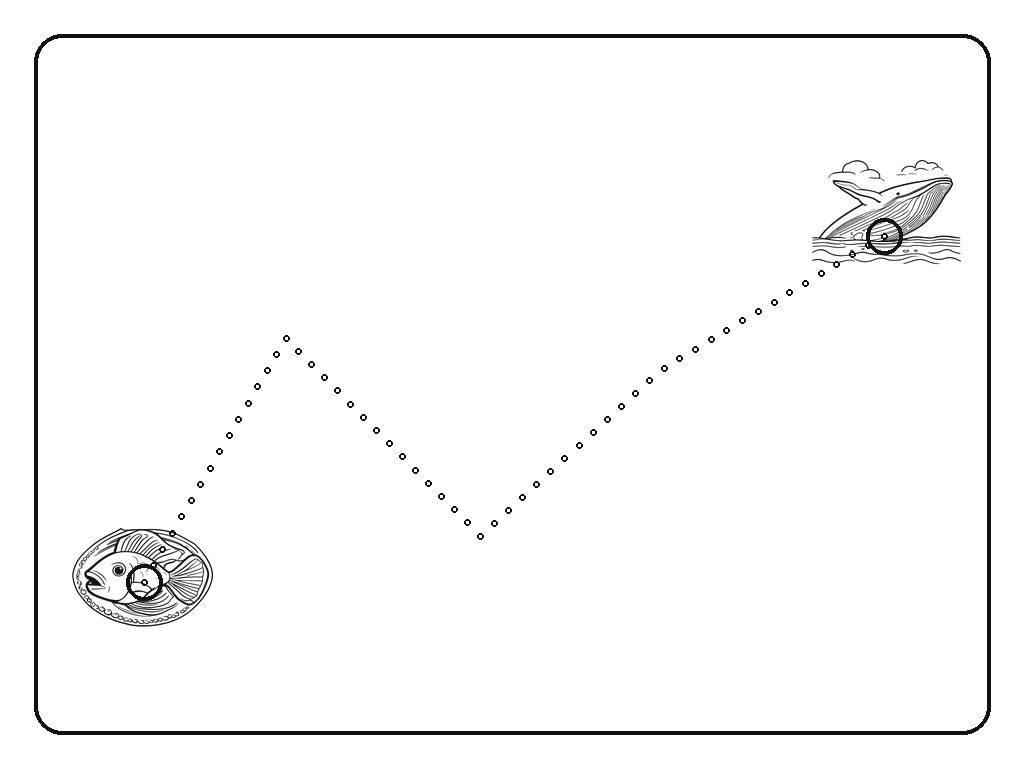
#> input picture assets/img/playroom/animal-tracing/03.png, 1024 x 768 px, given in place of 03.png.png, which was not available
$ python -i build_comfyui_final_printables.py   (imports and definitions only)
#> lines starting #> are read from the running program, lines starting #| are printed output that depends on the picture; pictures that were not available may be replaced by others from this repository, and a replacement may not be noted
from __future__ import annotations

import math
import random
from pathlib import Path

from PIL import Image, ImageDraw, ImageFont, ImageOps

WIDTH = 1024
HEIGHT = 768
INK = (18, 18, 18)
REPO_ROOT = Path(__file__).resolve().parents[1]
ASSET_ROOT = REPO_ROOT / 'assets' / 'img' / 'playroom'
SRC_ROOT = ASSET_ROOT / 'comfy-src'


def font(size: int):
#> called with size = 86
    for name in ['C:/Windows/Fonts/arial.ttf', 'C:/Windows/Fonts/segoeui.ttf', 'C:/Windows/Fonts/malgun.ttf']:
        path = Path(name)
        if path.exists():
            return ImageFont.truetype(str(path), size=size)
    return ImageFont.load_default()


BIG_FONT = font(86)
MID_FONT = font(44)
SMALL_FONT = font(24)
ICON_CACHE: dict[str, Image.Image] = {}
SCENE_CACHE: dict[str, Image.Image] = {}


# [5 lines left out: function blank_page, not called in this run]


def fit_box(image: Image.Image, max_w: int, max_h: int) -> Image.Image:
    scale = min(max_w / image.width, max_h / image.height)
    return image.resize((max(1, int(image.width * scale)), max(1, int(image.height * scale))), Image.Resampling.LANCZOS)


# [11 lines left out: function paste_center, not called in this run]


def load_icon(name: str) -> Image.Image:
    if name in ICON_CACHE:
        return ICON_CACHE[name]
    path = SRC_ROOT / 'icons' / f'{name}.png'
    gray = Image.open(path).convert('L')
    gray = ImageOps.autocontrast(gray)
    alpha = ImageOps.invert(gray)
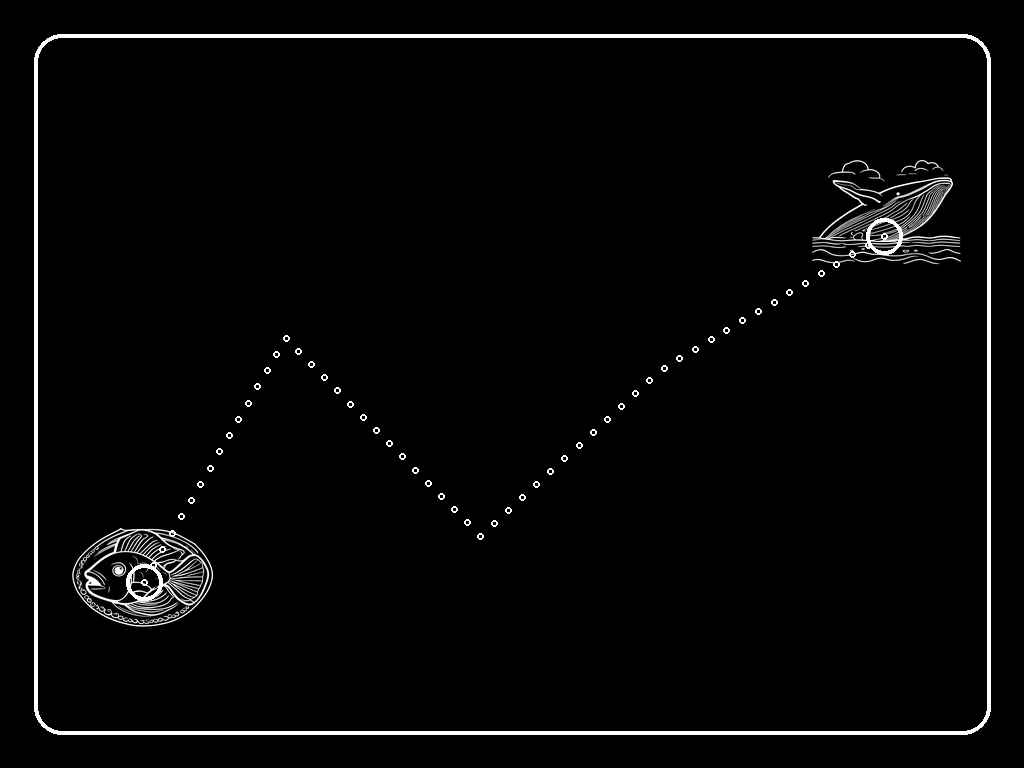
#> alpha: PIL image 1024x768 L; min 0, max 255, mean 6.8
    alpha = alpha.point(lambda p: 0 if p < 24 else min(255, int((p - 24) * 1.8)))
    rgba = Image.new('RGBA', gray.size, (*INK, 0))
    rgba.putalpha(alpha)
    bbox = rgba.getbbox()
#> bbox = (34, 34, 991, 735)
    if bbox:
        rgba = rgba.crop(bbox)
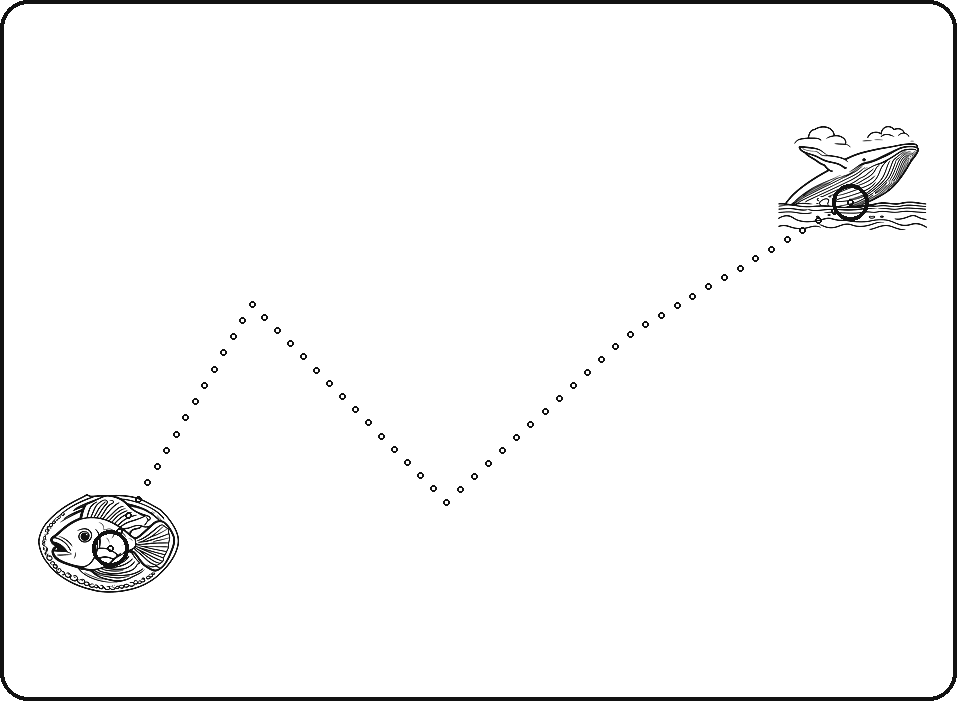
#> rgba: PIL image 957x701 RGBA; mean R, G, B, A 18, 18, 18, 8.5; transparent parts drawn white
    ICON_CACHE[name] = rgba
    return rgba


# [11 lines left out: function load_scene, not called in this run]


def line(draw, points, width=5):
    draw.line(points, fill=INK, width=width, joint='curve')


def circle(draw, x, y, r, width=4):
    draw.ellipse((x - r, y - r, x + r, y + r), outline=INK, width=width)


def rect(draw, box, width=4, radius=18):
    draw.rounded_rectangle(box, outline=INK, width=width, radius=radius)


# [53 lines left out: functions cloud, sun, flower_simple, house, tree, pond and 1 more, not called in this run]


def kite(draw, x, y, s=1.0):
    line(draw, [(x, y - 52 * s), (x + 42 * s, y), (x, y + 52 * s), (x - 42 * s, y), (x, y - 52 * s)], width=4)
    line(draw, [(x, y + 52 * s), (x + 34 * s, y + 102 * s), (x - 6 * s, y + 136 * s), (x + 26 * s, y + 168 * s)], width=3)


# [291 lines left out: functions train, candy, paste_scene, coloring_page, hidden_page, generate_maze and 5 more, not called in this run]


# [2 lines not run here, left out]

>>> result = load_icon('../assets/img/playroom/animal-tracing/03.png')

$ run again, on assets/img/playroom/animal-tracing/09.png
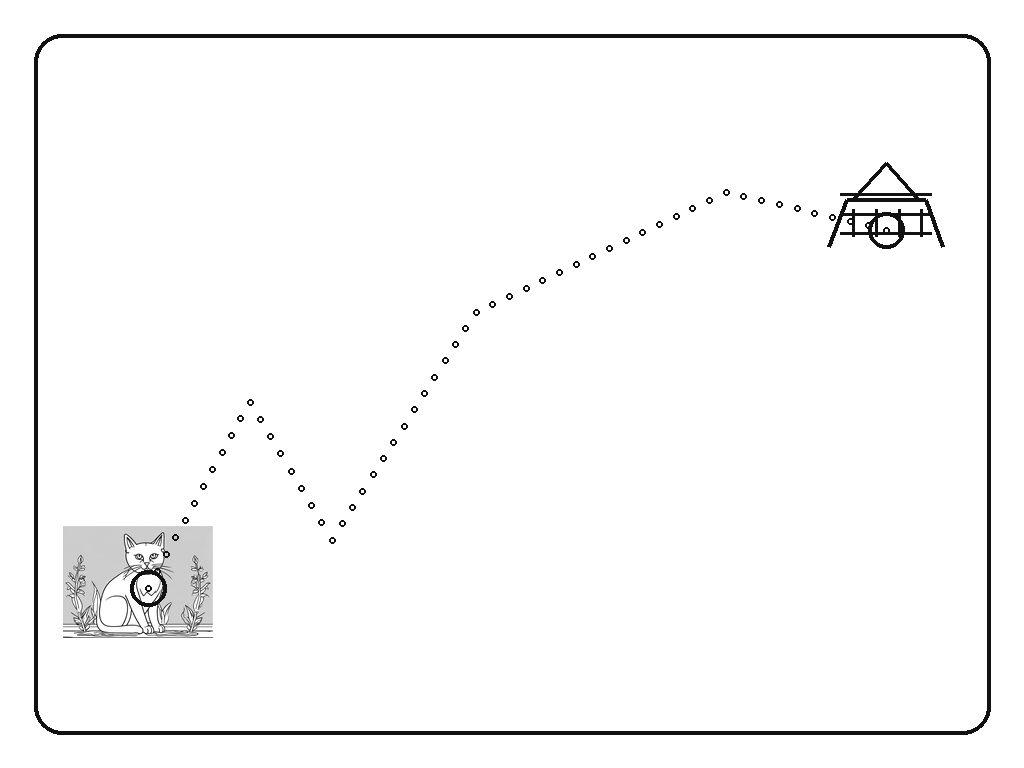
#> input picture assets/img/playroom/animal-tracing/09.png, 1024 x 768 px, given in place of 09.png.png, which was not available
#> in load_icon, `alpha = ImageOps.invert(gray)`:
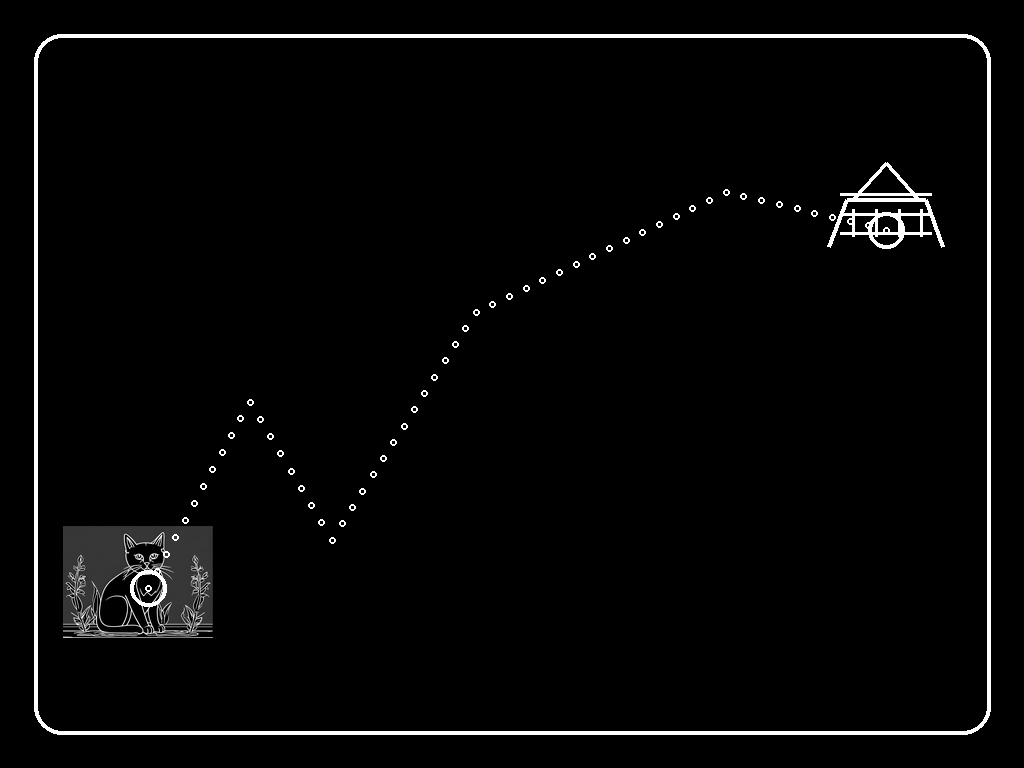
#> alpha: PIL image 1024x768 L; min 0, max 255, mean 6.9
#> bbox = (34, 34, 991, 735)
#> in load_icon, `rgba = rgba.crop(bbox)`:
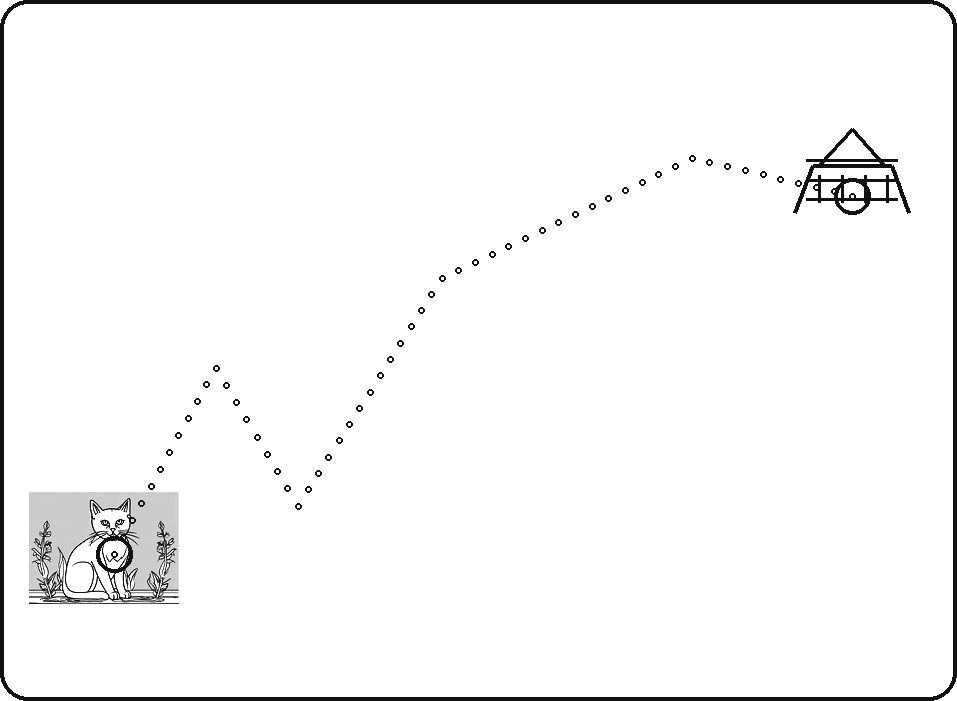
#> rgba: PIL image 957x701 RGBA; mean R, G, B, A 18, 18, 18, 8.3; transparent parts drawn white
